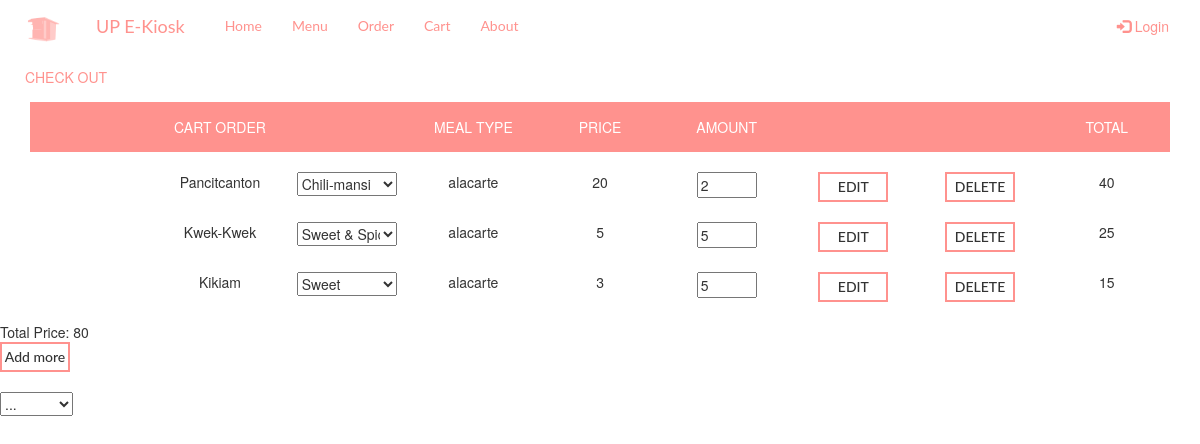
Page /cart/ on the committed database.
### tables this page shows
CREATE TABLE "user" (
	"user_id"	INTEGER NOT NULL,
	"username"	TEXT NOT NULL,
	PRIMARY KEY("user_id" AUTOINCREMENT)
);

CREATE TABLE "cart" (
	"cart_id"	INTEGER NOT NULL UNIQUE,
	"user_id"	INTEGER NOT NULL,
	"user"	TEXT NOT NULL,
	"meals_type"	TEXT NOT NULL,
	"alacarte_type"	TEXT NOT NULL,
	"amount"	INTEGER NOT NULL,
	"price"	INTEGER NOT NULL,
	"total_amount"	INTEGER NOT NULL,
	"flavors_type"	TEXT,
	"sauces_type"	TEXT,
	PRIMARY KEY("cart_id" AUTOINCREMENT)
);

### app.py (the view)
@app.route('/cart/',)
def cart():
    usercart = select_dict_cart()
    loginuser = select_dict_user()
    totalprice = 0
    for userdata in usercart:
        totalprice += int(userdata['total_amount'])
    cartchecker = any(usercart)
    return render_template('cart.html', loginuser=loginuser, usercart=usercart, cartchecker=cartchecker, totalprice=totalprice)

### data.py (called while the page is built)
def connect_db(path):
    conn = sqlite3.connect(path)
    conn.row_factory = sqlite3.Row
    return (conn, conn.cursor())

def select_dict_user():
    conn, cur = connect_db(db_path)
    query = 'SELECT * FROM user'
    results = cur.execute(query,).fetchall()
    return results

def select_dict_cart():
    conn, cur = connect_db(db_path)
    query = 'SELECT * FROM cart'
    results = cur.execute(query, ()).fetchall()
    conn.close()
    return results

### templates/cart.html (shortened to what this page needs)
{% extends 'base.html' %}
{% block content %}
{% if cartchecker == True %}
    {% for users in loginuser %}
        <a href="{{ url_for('checkout', user_id= users.user_id, users= users.username) }}">CHECK OUT</a>
    {% endfor %}
<div class="container">
	<div class="table">
		<div class="table-header">
			<div class="header__item"><h16></h16></div>
			<div class="header__item"><h16>Cart order</h16></div>
			<div class="header__item"><h16></h16></div>
			<div class="header__item"><h16>Meal type</h16></div>
			<div class="header__item"><h16>Price</h16></div>
			<div class="header__item"><h16>Amount</h16></div>
            <div class="header__item"><h16></h16></div>
            <div class="header__item"><h16></h16></div>
            <div class="header__item"><h16>Total</h16></div>
		</div>
{% for userdata in usercart %}
    <form action="{{ url_for('edit') }}" method="post">
		<div class="table-content">
			<br><div class="table-row">
				<div class="table-data"><input class="hidden" id="cart_id" name="cart_id" value="{{ userdata.cart_id }}" readonly>
                </div>
				<div class="table-data">{{ userdata.alacarte_type|title }}</div>
                <div class="table-data">
                {% if userdata.sauces_type == 'NULL' %}
                    <input class="hidden" id="scs_type" name="alacarte_sauce" value="{{ userdata.sauces_type }}" readonly>
                {% else %}
                    <select name="alacarte_sauce" id="scs_type" style="width: 100px;">
                        {% if userdata.sauces_type == 'sweet' %}
                        <option value="sweet" selected>Sweet</option>
                        {% else %}
                        <option value="sweet">Sweet</option>
                        {% endif %}
                        {% if userdata.sauces_type == 'sweet & spicy' %}
                        <option value="sweet & spicy" selected>Sweet & Spicy</option>
                        {% else %}
                        <option value="sweet & spicy">Sweet & Spicy</option>
                        {% endif %}
                    </select>
                {% endif %}
                {% if userdata.flavors_type == 'NULL' %}
                    <input class="hidden" id="fl_type" name="alacarte_flavor" value="{{ userdata.flavors_type }}" readonly>
                {% else %}
                    <select name="alacarte_flavor" id="fl_type" style="width: 100px;">
                        {% if userdata.flavors_type == 'chili-mansi' %}
                        <option value="chili-mansi" selected>Chili-mansi</option>
                        {% else %}
                        <option value="chili-mansi">Chili-mansi</option>
                        {% endif %}
                    </select>
                {% endif %}
                </div>
				<div class="table-data">{{ userdata.meals_type }}</div>
				<div class="table-data"><input type="hidden" id="price" name="price" value="{{ userdata.price }}" readonly>
                    {{ userdata.price }}</div>
				<div class="table-data"><input style="width:60px" type="number" id="alacarte_amount" name="alacarte_amount" value="{{ userdata.amount }}">
                </div>
                <div class="table-data"><input class="custom-btn btn-11" type="submit" value="EDIT" name="action">
                </div>
    </form>
                <div class="table-data">
                    <form action ="{{ url_for('delete', cart_id=userdata.cart_id) }}" method="post">
                        <input class="custom-btn btn-11" type="submit" value="DELETE" name="action">
                    </form>
                </div>
                <div class="table-data">
                    {{ userdata.total_amount }}
                </div>
			    </div>
		</div>
{% endfor %}
Total Price: {{ totalprice }}
    <form action="/menu">
        <input class="custom-btn btn-11" type="submit" value="Add more" name="action">
    </form>
    <select name="order_type" id="o_type">
        <option selected> ...</option>
    </select>
{% else %}
    <h1> There doesn't seem to be anything in here.</h1>
{% endif %}
{% endblock %}

### templates/base.html (shortened to what this page needs)
<!DOCTYPE html>
<html lang="en">
<head>
  <link rel="stylesheet" href="https://maxcdn.bootstrapcdn.com/bootstrap/3.4.1/css/bootstrap.min.css">
</head>
<body>
{% include 'nav.html' %}
  {% block content %}
  {% endblock %}
</body>
</html>

### templates/nav.html (shortened to what this page needs)
<nav class="navbar" style="background-color: white">
  <div class="container-fluid">
    <div class="navbar-header">
      <a class="navbar-brand" href="{{ url_for('index') }}">
        <img src="static/img/logo.png" width="35" height="35"></a>
                <a class="navbar-brand navcustom" href="{{ url_for('index') }}"> UP E-Kiosk</a>
    </div>
    <div class="collapse navbar-collapse" id="myNavbar">
      <ul class="nav navbar-nav">
        <li class=""><a href="{{ url_for('index') }}" class="navcustom">Home</a></li>
        <li><a href="{{ url_for('basemenu') }}" class="link navcustom">Menu</a></li>
        <li><a href="{{ url_for('baseorder') }}" class="navcustom">Order</a></li>
        <li><a href="{{ url_for('cart') }}" class="navcustom">Cart</a></li>
        <li><a href="#" class="navcustom">About</a></li>
      </ul>
      <ul class="nav navbar-nav navbar-right">
        {% if 'user' in session %}
          <li><a href="{{ url_for('logout') }}"><span class="glyphicon glyphicon-log-in"></span> Logout</a></li>
        {% else %}
          <li><a href="{{ url_for('login') }}"><span class="glyphicon glyphicon-log-in"></span> Login</a></li>
        {% endif %}
      </ul>
    </div>
  </div>
</nav>

### templates/nav.html (style rules this page uses)
.navbar { margin-bottom: 0; border-radius: 0; }
.navcustom { font-family: 'Lato', sans-serif; }
a:visited, a:link { color: #ff928e; padding: 15px 25px; text-align: center; text-decoration: none; display: inline-block; }

### templates/cart.html (style rules this page uses)
*, *:before, *:after { box-sizing:border-box; }
.custom-btn { width: 70px; height: 30px; padding: 0px 0px; border: 2px solid #ff928e; font-family: 'Lato', sans-serif; font-weight: 500; background: transparent; cursor: pointer; transition: all 0.3s ease; position: relative; display: inline-block; }
.btn-11 { overflow: hidden; transition: all 0.3s ease; }
.btn-11:before { position: absolute; content: ''; display: inline-block; top: -180px; left: 0; width: 30px; height: 100%; background-color: #fff; animation: shiny-btn1 3s ease-in-out infinite; }
.container { max-width: 100%; margin-right:auto; margin-left:auto; display:flex; justify-content:center; align-items:center; min-height:; }
.table { width:100%; border:1px solid $color-form-highlight; }
.table-header { display:flex; height:50px; width:100%; background:#ff928e; padding:($half-spacing-unit * 1.5) 0; }
.table-data, .header__item { flex: 1 1 20%; text-align:center; }
.header__item { text-transform:uppercase; }

### rows in the picture
cart: alacarte_type "Pancitcanton", alacarte_flavor "Chili-mansi", meals_type "alacarte", price "20", alacarte_amount "2", total_amount "40"
cart: alacarte_type "Kwek-Kwek", alacarte_sauce "Sweet & Spicy", meals_type "alacarte", price "5", alacarte_amount "5", total_amount "25"
cart: alacarte_type "Kikiam", alacarte_sauce "Sweet", meals_type "alacarte", price "3", alacarte_amount "5", total_amount "15"

### other values in the picture
{{ totalprice }} "80"
